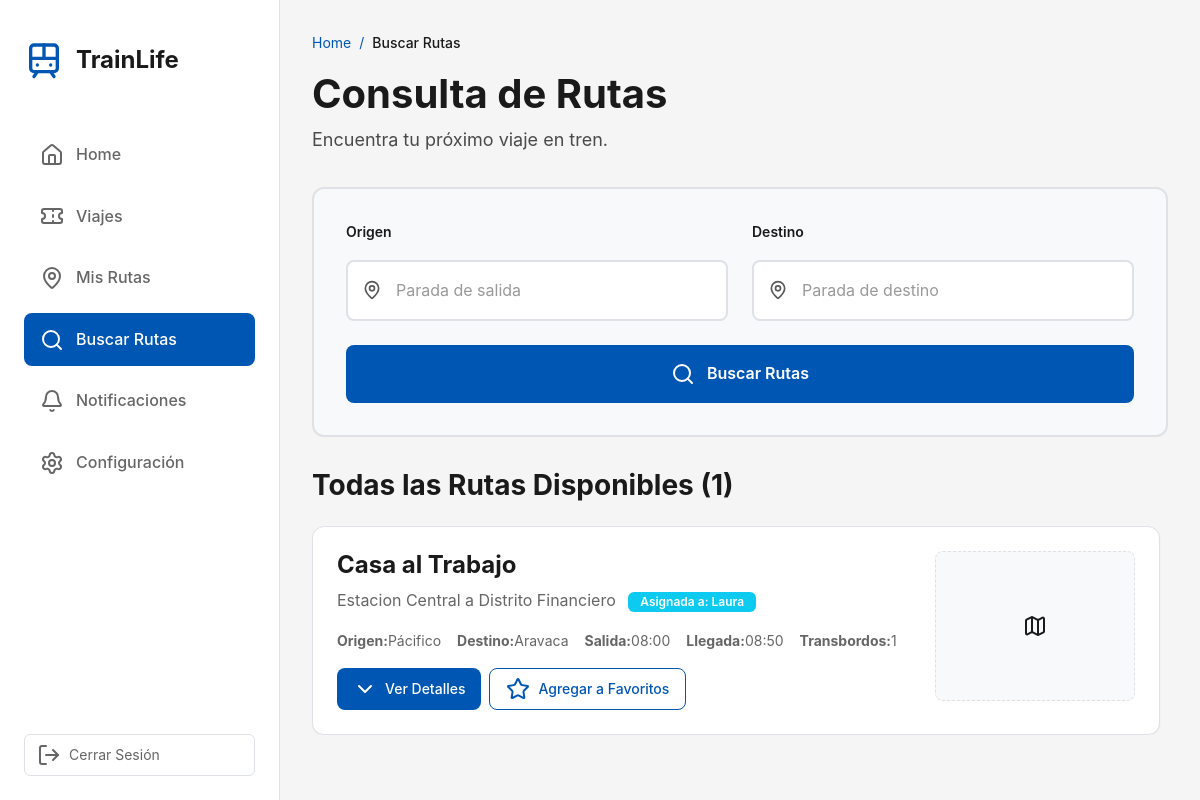
/buscarRutas/2/ (signed in), run on the app's committed database.
### trainLife/models.py (models this page shows, shortened)
class Ruta(models.Model):
    usuario = models.ForeignKey(Usuario, on_delete=models.CASCADE, related_name='rutas', null=True, blank=True)
    nombre = models.CharField(max_length=200)  # Nombre descriptivo de la ruta
    descripcion = models.TextField(blank=True, null=True)  # Descripción opcional
    fechaCreacion = models.DateTimeField(auto_now_add=True)
    fechaActualizacion = models.DateTimeField(auto_now=True)
    class Meta:
        ordering = ['-fechaCreacion']
        verbose_name = 'Ruta'
        verbose_name_plural = 'Rutas'

class Usuario(models.Model):
    nombreUsuario = models.CharField(max_length=100)
    apellido1 = models.CharField(max_length=100)
    apellido2 = models.CharField(max_length=100, blank=True, null=True)
    email = models.EmailField(unique=True)
    numeroTelefono = models.CharField(max_length=15, blank=True, null=True)
    contrasenia = models.CharField(max_length=100)
    notificacionesViajes = models.BooleanField(default=True)
    notificacionesRutas = models.BooleanField(default=True)
    notificacionesAvisos = models.BooleanField(default=True)

class Trayecto(models.Model):
    ruta = models.ForeignKey(Ruta, on_delete=models.CASCADE, related_name='trayectos')
    orden = models.PositiveIntegerField(default=1)  # Orden del trayecto en la ruta
    estacionSalida = models.CharField(max_length=200)  # Ej: "Estación Central"
    andenSalida = models.CharField(max_length=10, blank=True, null=True)  # Ej: "3B"
    estacionLlegada = models.CharField(max_length=200)  # Ej: "Estación Intermedia"
    andenLlegada = models.CharField(max_length=10, blank=True, null=True)  # Ej: "1A"
    horaSalida = models.TimeField()  # Hora de salida
    horaLlegada = models.TimeField()  # Hora de llegada
    nombreLinea = models.CharField(max_length=100)  # Ej: "Línea 1 (Roja)"
    colorLinea = models.CharField(max_length=50, blank=True, null=True)  # Ej: "Roja", "Azul"
    imagenMapa = models.ImageField(upload_to='trayectos/mapas/', blank=True, null=True)
    fechaCreacion = models.DateTimeField(auto_now_add=True)
    class Meta:
        ordering = ['ruta', 'orden']
        verbose_name = 'Trayecto'
        verbose_name_plural = 'Trayectos'

### trainLife/views.py (the view, shortened to what this page needs)
# urls.py: path('buscarRutas/<int:usuario_id>/', views.buscarRutas, name='buscar_rutas'),
def buscarRutas(request, usuario_id):
    session_usuario_id = request.session.get('usuario_id')
    if not session_usuario_id or session_usuario_id != usuario_id:
        return redirect('login')
    usuario = Usuario.objects.filter(id=usuario_id).first()
    if not usuario:
        return redirect('login')
    rutas_disponibles = Ruta.objects.all().prefetch_related('trayectos').order_by('-fechaCreacion')
    busqueda = None
    from datetime import date
    fecha_actual = date.today().strftime('%Y-%m-%d')
    return render(request, 'buscarRutas.html', {
        'usuario': usuario,
        'rutas': rutas_disponibles,
        'busqueda': busqueda,
        'fecha_actual': fecha_actual
    })

### trainLife/templates/buscarRutas.html (shortened to what this page needs)
<!DOCTYPE html>
<html lang="es">
<head>
    {% load static %}
    <link href="https://cdn.jsdelivr.net/npm/bootstrap@5.3.0/dist/css/bootstrap.min.css" rel="stylesheet">
    <link rel="stylesheet" href="{% static 'styles/buscarRutas.css' %}">
    <link rel="stylesheet" href="{% static 'styles/confirmModal.css' %}">
</head>
<body>
    <div class="dashboard-container">
        <aside class="sidebar">
            <div class="sidebar-content">
                <div class="logo-section">
                    <i data-lucide="train" class="logo-icon"></i>
                    <h1 class="logo-title">TrainLife</h1>
                </div>
                <nav class="nav-menu">
                    <a href="{% url 'inicio_usuario' usuario.id %}" class="nav-item">
                        <i data-lucide="home"></i>
                        <span>Home</span>
                    </a>
                    <a href="{% url 'viajes_usuario' usuario.id %}" class="nav-item">
                        <i data-lucide="ticket"></i>
                        <span>Viajes</span>
                    </a>
                    <a href="{% url 'mis_rutas' usuario.id %}" class="nav-item">
                        <i data-lucide="map-pin"></i>
                        <span>Mis Rutas</span>
                    </a>
                    <a href="{% url 'buscar_rutas' usuario.id %}" class="nav-item active" aria-current="page">
                        <i data-lucide="search"></i>
                        <span>Buscar Rutas</span>
                    </a>
                    <a href="{% url 'notificaciones' usuario.id %}" class="nav-item">
                        <i data-lucide="bell"></i>
                        <span>Notificaciones</span>
                    </a>
                    <a href="{% url 'configuracion' usuario.id %}" class="nav-item">
                        <i data-lucide="settings"></i>
                        <span>Configuración</span>
                    </a>
                </nav>
                <button class="logout-btn" onclick="window.location.href='{% url 'salir' usuario.id %}'" aria-label="Cerrar sesión">
                    <i data-lucide="log-out"></i>
                    <span>Cerrar Sesión</span>
                </button>
            </div>
        </aside>
        <main class="main-content">
            <div class="content-wrapper">
                <nav class="breadcrumbs" aria-label="breadcrumb">
                    <a href="{% url 'inicio_usuario' usuario.id %}" class="breadcrumb-link">Home</a>
                    <span class="breadcrumb-separator">/</span>
                    <span class="breadcrumb-current">Buscar Rutas</span>
                </nav>
                <header class="page-header">
                    <h2 class="page-title">Consulta de Rutas</h2>
                    <p class="page-subtitle">Encuentra tu próximo viaje en tren.</p>
                </header>
                <section class="search-form-section">
                    <form id="searchForm" class="search-form" method="GET" action="{% url 'buscar_rutas' usuario.id %}" role="search" aria-label="Buscar rutas de tren">
                        <div class="form-grid">
                            <div class="form-group">
                                <label for="origen" class="form-label">Origen</label>
                                <div class="input-wrapper">
                                    <input
                                        type="text"
                                        id="origen"
                                        name="origen"
                                        class="form-input"
                                        placeholder="Parada de salida"
                                        aria-label="Estación de origen"
                                        value="{{ busqueda.origen|default:'' }}"
                                    >
                                </div>
                            </div>
                            <div class="form-group">
                                <label for="destino" class="form-label">Destino</label>
                                <div class="input-wrapper">
                                    <input
                                        type="text"
                                        id="destino"
                                        name="destino"
                                        class="form-input"
                                        placeholder="Parada de destino"
                                        aria-label="Estación de destino"
                                        value="{{ busqueda.destino|default:'' }}"
                                    >
                                </div>
                            </div>
                        </div>
                        <button type="submit" class="btn-search">
                            <i data-lucide="search"></i>
                            Buscar Rutas
                        </button>
                    </form>
                </section>
                <section class="routes-section">
                    <h3 class="section-title">
                        {% if busqueda %}
                            Resultados de la Búsqueda ({{ rutas|length }})
                        {% else %}
                            Todas las Rutas Disponibles ({{ rutas|length }})
                        {% endif %}
                    </h3>
                    {% if rutas %}
                        <div id="routesContainer" class="routes-container">
                            {% for ruta in rutas %}
                                <div class="route-card" id="route-{{ ruta.id }}" data-route-id="{{ ruta.id }}">
                                    <div class="route-header">
                                        <div class="route-info">
                                            <h2 class="route-title">{{ ruta.nombre }}</h2>
                                            <p class="route-description">
                                                {{ ruta.descripcion|default:"Sin descripción disponible" }}
                                                {% if ruta.usuario %}
                                                    <span class="badge bg-info ms-2">Asignada a: {{ ruta.usuario.nombreUsuario }}</span>
                                                {% else %}
                                                    <span class="badge bg-success ms-2">Disponible</span>
                                                {% endif %}
                                            </p>
                                            {% if ruta.trayectos.all %}
                                                {% with primer_trayecto=ruta.trayectos.first ultimo_trayecto=ruta.trayectos.last %}
                                                <div class="route-summary">
                                                    <span><strong>Origen:</strong> {{ primer_trayecto.estacionSalida }}</span>
                                                    <span><strong>Destino:</strong> {{ ultimo_trayecto.estacionLlegada }}</span>
                                                    <span><strong>Salida:</strong> {{ primer_trayecto.horaSalida|time:"H:i" }}</span>
                                                    <span><strong>Llegada:</strong> {{ ultimo_trayecto.horaLlegada|time:"H:i" }}</span>
                                                    <span><strong>Transbordos:</strong> {{ ruta.trayectos.count|add:"-1" }}</span>
                                                </div>
                                                {% endwith %}
                                            {% endif %}
                                            <div class="route-actions">
                                                <button class="btn-toggle">
                                                    <i data-lucide="chevron-down"></i>
                                                    Ver Detalles
                                                </button>
                                                {% if ruta.usuario.id != usuario.id %}
                                                <button class="btn-save"
                                                    data-route-id="{{ ruta.id }}"
                                                    data-route-name="{{ ruta.nombre|escapejs }}"
                                                    data-user-id="{{ usuario.id }}">
                                                    <i data-lucide="star"></i>
                                                    Agregar a Favoritos
                                                </button>
                                                {% else %}
                                                <button class="btn-saved" disabled>
                                                    <i data-lucide="star" class="fill-star"></i>
                                                    Tu Ruta
                                                </button>
                                                {% endif %}
                                            </div>
                                        </div>
                                        <div class="route-image-placeholder">
                                            <i data-lucide="map"></i>
                                        </div>
                                    </div>
                                </div>
                            {% endfor %}
                        </div>
                    {% endif %}
                </section>
            </div>
        </main>
    </div>
</body>
</html>

### data on the page
Ruta: nombre "Casa al Trabajo", descripcion "Estacion Central a Distrito Financiero", usuario.nombreUsuario "Laura", trayectos.first.estacionSalida "Pácifico", trayectos.last.estacionLlegada "Aravaca", trayectos.first.horaSalida "08:00", trayectos.last.horaLlegada "08:50", trayectos.count|add "1"

### other printed values
{{ rutas|length }} "1"
